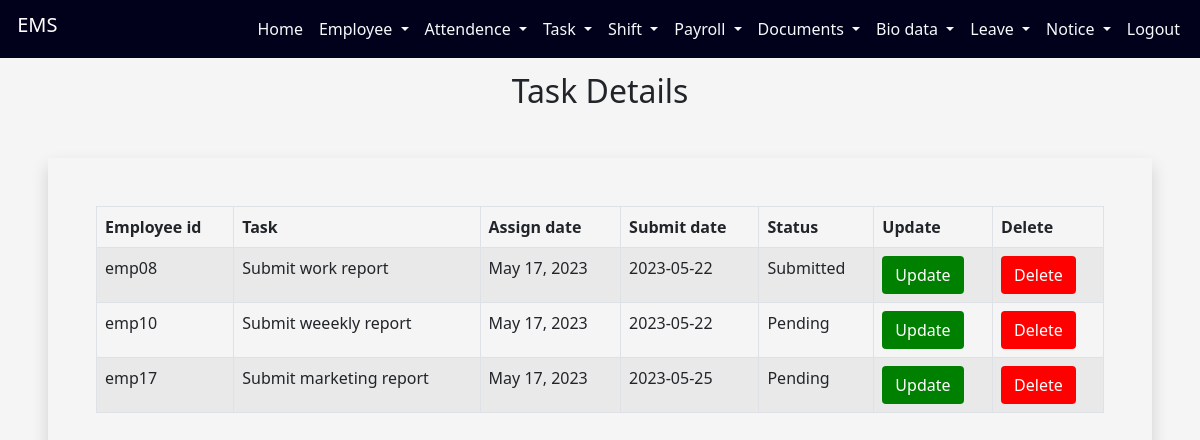
/employeeapp/taskdetails/, run on an earlier commit of the app's database.
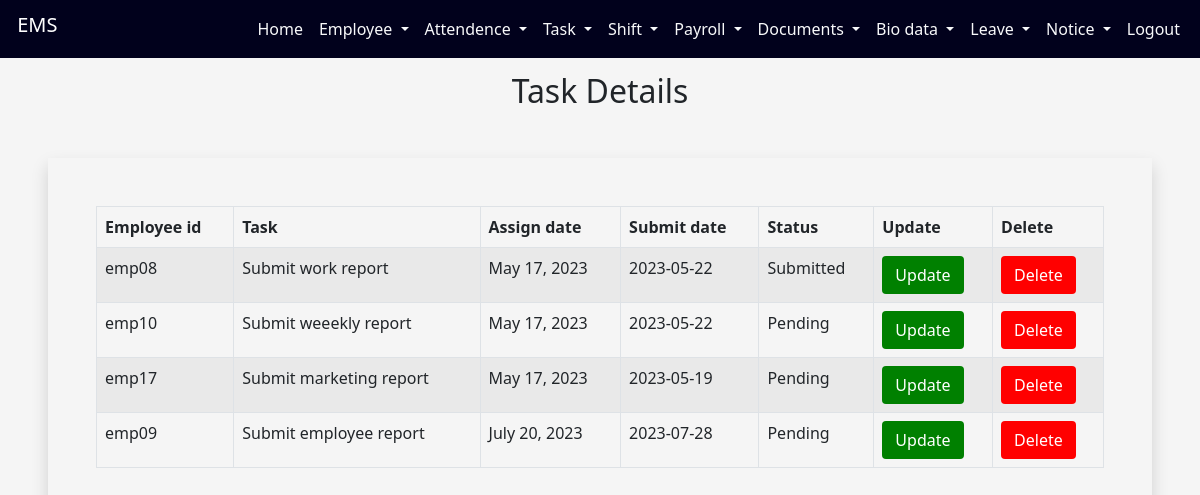
And on a later commit of the database.
### employeeapp/models.py (models this page shows, shortened)
class taskmode(models.Model):
    Response=(
        ('Pending','Pending'),
        ('Submitted','Submitted')
    )
    empid=models.CharField(max_length=10)
    task=models.CharField(max_length=250)
    assigndate=models.DateField(auto_now_add=True)
    submitdate=models.CharField(max_length=50)
    status=models.CharField(max_length=50, choices=Response, default='Pending')
    employeeid=models.IntegerField()

### employeeapp/views.py (the view)
# urls.py: path('taskdetails/',taskdetails),
def taskdetails(request):
    a = taskmode.objects.all()
    empid = []
    tsk=[]
    asdt=[]
    sbdt=[]
    stus=[]
    eid=[]
    for i in a:
        id = i.id
        eid.append(id)
        ed = i.empid
        empid.append(ed)
        tk=i.task
        tsk.append(tk)
        ad=i.assigndate
        asdt.append(ad)
        sd = i.submitdate
        sbdt.append(sd)
        st = i.status
        stus.append(st)
    mylist = zip(empid,tsk,asdt,sbdt,stus,eid)
    return render(request,"taskdetails.html",{'mylist':mylist})

### employeeapp/templates/taskdetails.html (shortened to what the changed rows need)
<!DOCTYPE html>
<html lang="en">
{% load static %}
<head>
  <link href="https://cdn.jsdelivr.net/npm/bootstrap@5.0.2/dist/css/bootstrap.min.css" rel="stylesheet">
</head>
<body style="background-color: whitesmoke;">
<div class="container-fluid">
            <nav class="navbar navbar-expand-lg fixed-top ">
                <div class="container-fluid">
                 <h1 class="navbar-brand"  id="h">&nbsp;EMS</h1>
                 </div>
        </nav>
        </div> <br><br><br>
<div class="container">
  <h2 align="center" style="font-family:'Segoe UI', Tahoma, Geneva, Verdana, sans-serif">Task Details</h2>
</div>
<div class="shadow p-5 m-5" style="overflow: auto">
<table class="table table-hover table-condensed table-striped table-bordered">
      <thead>
        <tr>
          <th>Employee id</th>
          <th>Task</th>
          <th>Assign date</th>
            <th>Submit date</th>
            <th>Status</th>
            <th>Update</th>
            <th>Delete</th>
        </tr>
      </thead>
      <tbody>
{% for i,j,k,l,m,n in mylist %}
        <tr>
          <td>{{i}}</td>
          <td>{{j}}</td>
          <td>{{k}}</td>
            <td>{{l}}</td>
            <td>{{m}}</td>
            <td><a href="http://127.0.0.1:8000/employeeapp/updatetask/{{n}}" class="btn" style="background-color:green;color:white;text-decoration:none;background-color:green">Update</a></td>
            <td><a href="http://127.0.0.1:8000/employeeapp/taskdelete/{{n}}" class="btn" style="background-color:red;color:white;text-decoration:none;background-color:red">Delete</a></td>
        </tr>
{% endfor %}
      </tbody>
    </table>
    </div>
  </body>
</html>

What changed in the data, as far as the page shows it:
added taskmode: mylist "emp09", mylist "Submit employee report", mylist "July 20, 2023", mylist "2023-07-28", mylist "Pending"
Also different on the page:
new list line: "emp17 Submit marketing report May 17, 2023 2023-05-19 Pending"
new list line: "Update Delete"
list line gone: "emp17 Submit marketing report May 17, 2023 2023-05-25 Pending"
list line gone: "Update Delete"
